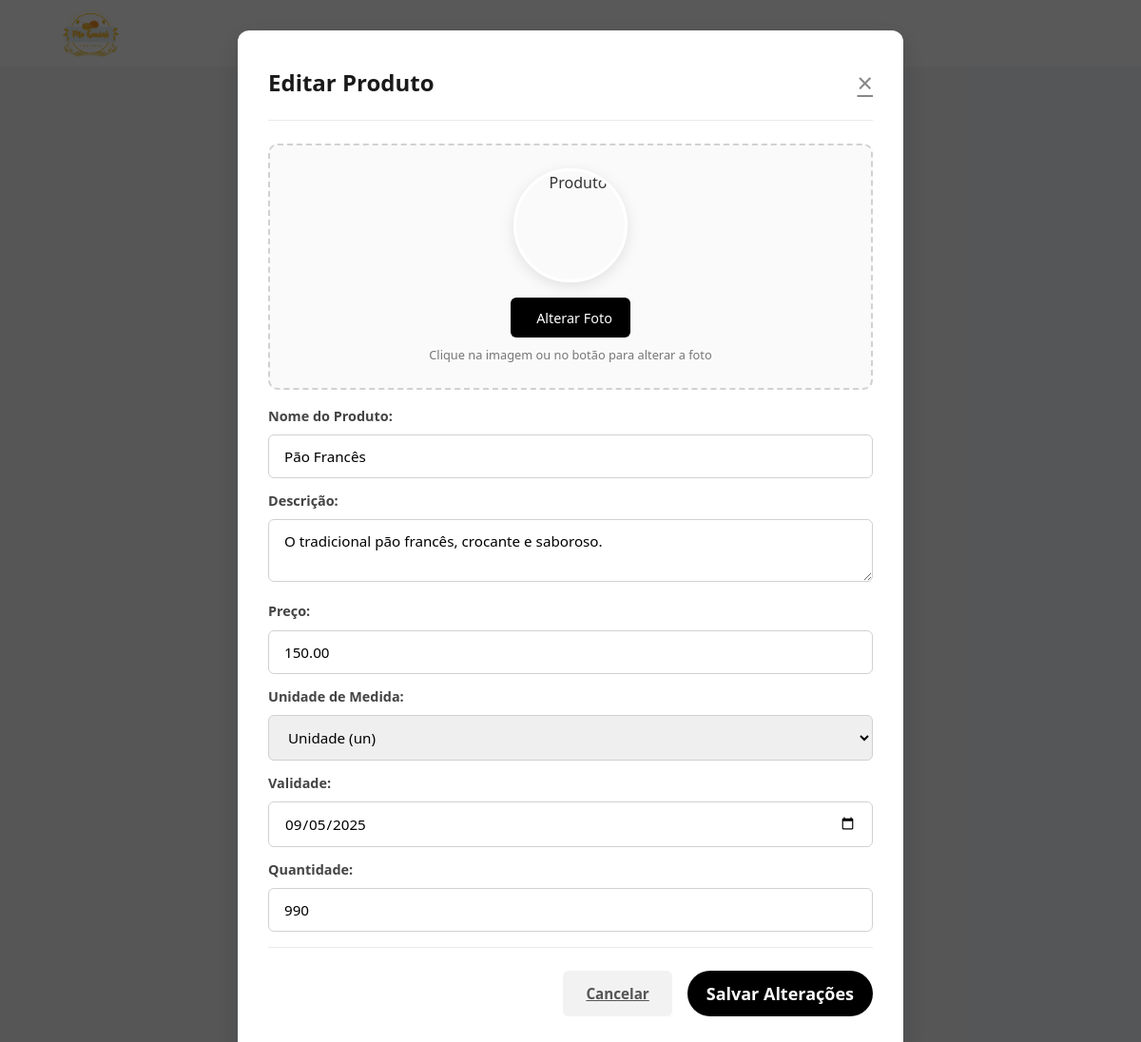
The page /alteracoes/Alterar_Produto.php?id=22 on the database as committed earlier.
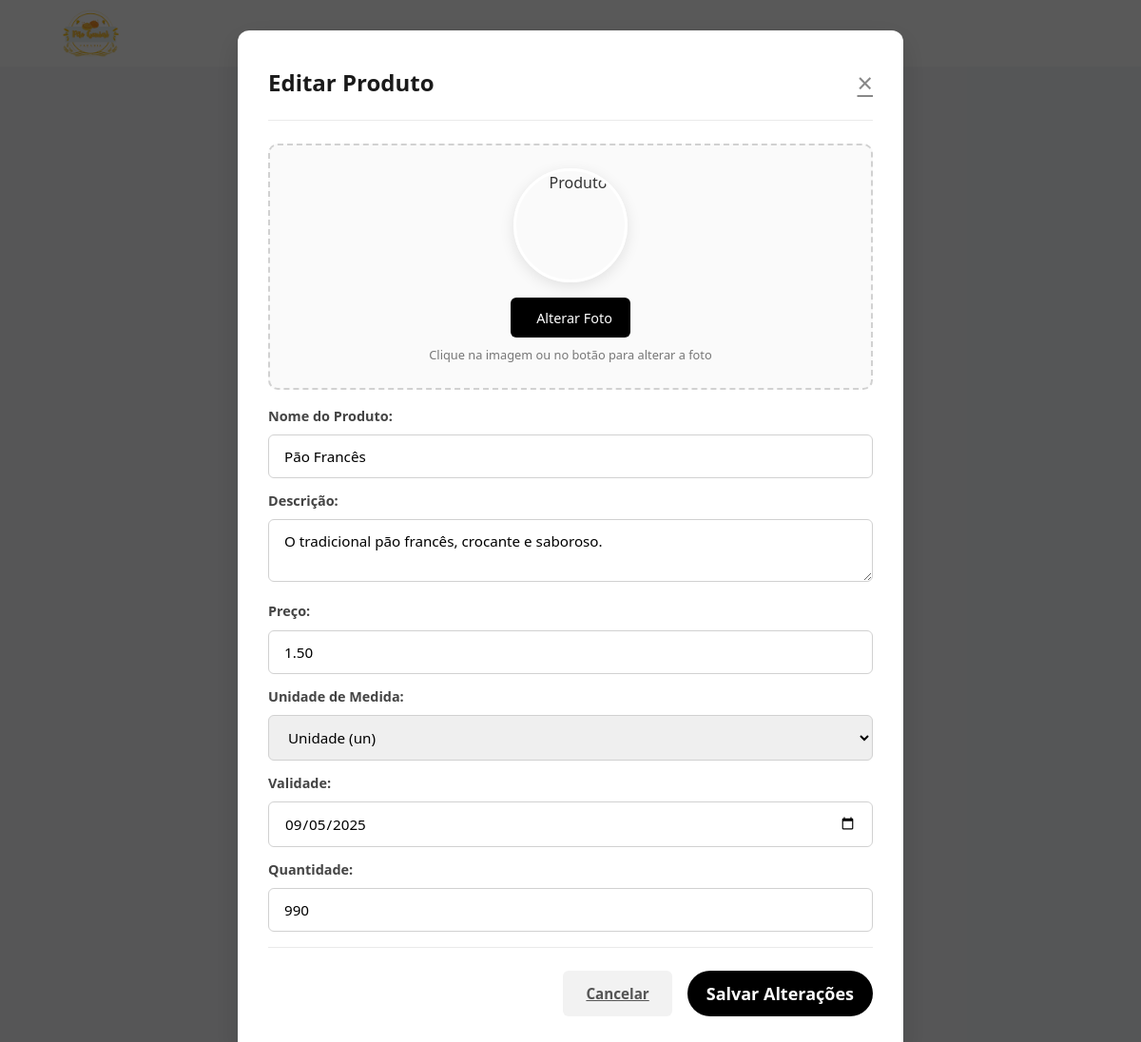
The same page on the database as committed later.
### tables this page shows
CREATE TABLE `produto` (
  `id_produto` int(11) NOT NULL,
  `id_fornecedor` int(11) NOT NULL,
  `nome_produto` varchar(80) DEFAULT NULL,
  `descricao` varchar(150) DEFAULT NULL,
  `preco` decimal(10,2) DEFAULT NULL,
  `unmedida` char(10) DEFAULT NULL,
  `validade` date DEFAULT NULL,
  `imagem_produto` longblob DEFAULT NULL,
  `quantidade_produto` varchar(255) DEFAULT NULL
);

### php/funcoes.php (called while the page is built, shortened)
<?php
require_once 'conexao.php';
?>
<?php
function buscarProdutoPorId($id_produto) {
    global $pdo;
    try {
        $sql = "SELECT * FROM produto WHERE id_produto = :id";
        $stmt = $pdo->prepare($sql);
        $stmt->bindParam(':id', $id_produto, PDO::PARAM_INT);
        $stmt->execute();
        return $stmt->fetch(PDO::FETCH_ASSOC);
    } catch (PDOException $e) {
        error_log("Erro ao buscar produto: " . $e->getMessage());
        return null;
    }
}
?>

### alteracoes/Alterar_Produto.php (the view, shortened to what this page needs)
<?php
require_once '../php/funcoes.php';
$id_produto = isset($_GET['id']) ? intval($_GET['id']) : 0;
$produto = null;
if($id_produto > 0) {
    $produto = buscarProdutoPorId($id_produto);
}
?>
<!DOCTYPE html>
<html lang="PT-BR">
<head>
    <link rel="stylesheet" href="../css/styles.css">
    <link rel="stylesheet" href="../css/alterar.css">
    <link href="https://cdn.jsdelivr.net/npm/remixicon@3.5.0/fonts/remixicon.css" rel="stylesheet">
</head>
<body>
<header>
    <img src="../img/logo.png" alt="Logo">
</header>
<div class="modal-editar">
    <div class="modal-editar__container">
        <div class="modal-editar__header">
            <h2 class="modal-editar__titulo">Editar Produto</h2>
            <a href="../html_listas/lista_de_produto.php" class="modal-editar__fechar">&times;</a>
        </div>
        <form id="formulario-editar-produto" class="formulario" action="../php/alterar_produto.php" method="POST" enctype="multipart/form-data">
        <div class="grupo-formulario grupo-formulario--completo">
            <div class="container-foto">
                <img src="../php/mostrar_imagem.php?id=<?= $produto['id_produto'] ?>"
                    alt="Produto"
                    class="previsualizacao-foto"
                     id="foto_produto_preview">
                <label for="foto_produto" class="rotulo-foto">
                <i class="ri-camera-line"></i> Alterar Foto
            </label>
            <p class="instrucoes-foto">Clique na imagem ou no botão para alterar a foto</p>
            </div>
            <div class="grupo-formulario">
                <label for="nome_produto" class="rotulo-formulario">Nome do Produto:</label>
                <input type="text" name="nome_produto" id="nome_produto" class="entrada-formulario" value="<?= htmlspecialchars($produto['nome_produto']) ?>" required>
            </div>
            <div class="grupo-formulario">
                <label for="descricao" class="rotulo-formulario">Descrição:</label>
                <textarea name="descricao" id="descricao" class="entrada-formulario" required><?= htmlspecialchars($produto['descricao']) ?></textarea>
            </div>
            <div class="grupo-formulario">
                <label for="preco" class="rotulo-formulario">Preço:</label>
                <input type="text" name="preco" id="preco" class="entrada-formulario" placeholder="R$ 0,00" required value="<?= htmlspecialchars($produto['preco']) ?>">
            </div>
            <div class="grupo-formulario">
                <label for="unmedida" class="rotulo-formulario">Unidade de Medida:</label>
                <select name="unmedida" id="unmedida" class="entrada-formulario" required>
                    <option value="un" <?= ($produto['unmedida'] ?? '') === 'un' ? 'selected' : '' ?>>Unidade (un)</option>
                </select>
            </div>
            <div class="grupo-formulario">
                <label for="validade" class="rotulo-formulario">Validade:</label>
                <input type="date" name="validade" id="validade" class="entrada-formulario" value="<?= htmlspecialchars($produto['validade']) ?>" required/>
            </div>
            <div class="grupo-formulario">
                <label for="quantidade_produto" class="rotulo-formulario">Quantidade:</label>
                <input type="number" name="quantidade_produto" id="quantidade_produto" class="entrada-formulario" value="<?= htmlspecialchars($produto['quantidade_produto']) ?>" required/>
            </div>
            <div class="acoes-formulario">
                <a href="../html_listas/lista_de_produto.php" class="botao botao--secundario">Cancelar</a>
                <button type="submit" class="botao botao--primario">Salvar Alterações</button>
            </div>
        </form>
    </div>
</div>
</body>
</html>

Rows that differ between the two databases and show on the page:
changed produto "Pão Francês": preco "150.00" → "1.50"
